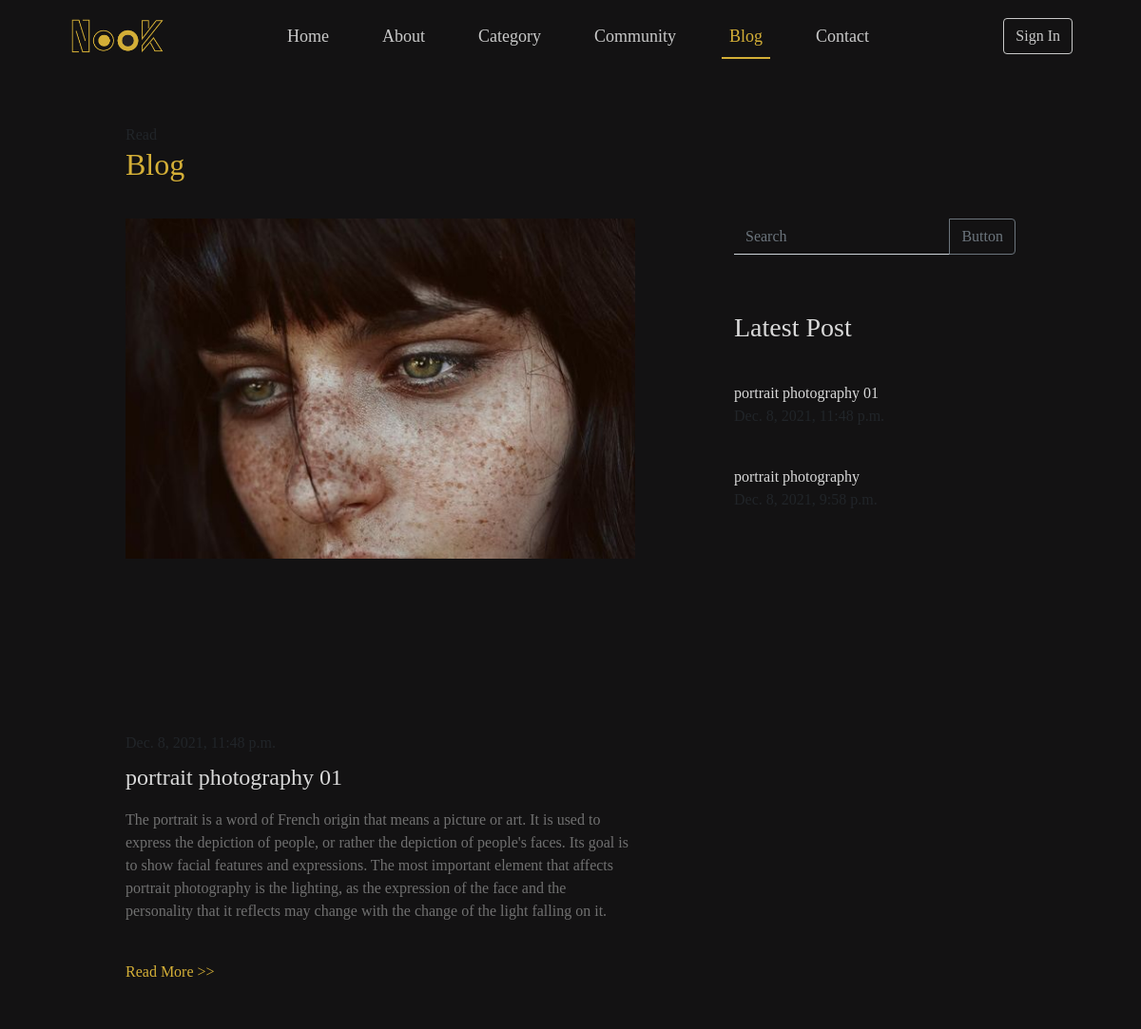
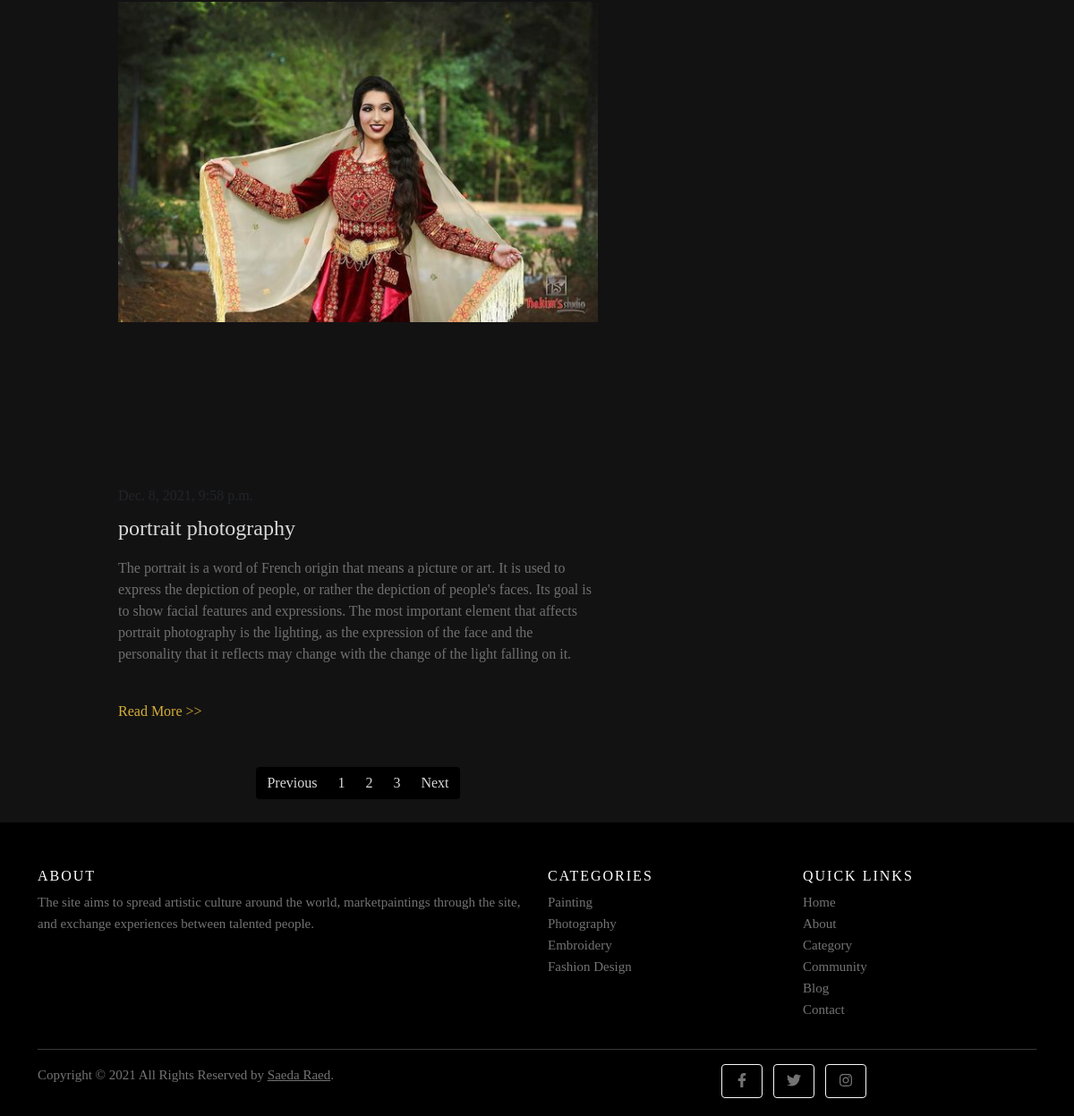
Page /blog on the committed database (2 pictures, top to bottom).
### pages/models.py (models this page shows, shortened)
class Blog(models.Model):
    title = models.CharField(max_length=100, blank=True, null=True)
    content = models.TextField(blank=True, null=True)
    date = models.DateTimeField(default=timezone.now, blank=True, null=True)
    photo = models.ImageField(upload_to='blog', blank=True, null=True)
    user = models.ForeignKey(User, on_delete=models.CASCADE, related_name='bloguser', blank=True, null=True)
    class Meta:
        ordering = ('-date',)

class Category(models.Model):
    name = models.CharField(max_length=150)
    description = models.TextField(blank=True, null=True)
    photo = models.ImageField(upload_to='category', blank=True, null=True)

### pages/views.py (the view)
# urls.py: path('blog', views.blog, name='blog'),
def blog(request):
    if request.user.is_authenticated:
        user = User.objects.get(username=request.user.username)
        userprofile = UserProfile.objects.get(user = user)
    else:
        userprofile = ''
    allblog = Blog.objects.all()
    context = {
        'title': 'nook | Blog',
        'category': Category.objects.all(),
        'userprofile': userprofile,
        'allblog': allblog
    }
    return render(request, 'pages/blog.html', context)

### templates/pages/blog.html (shortened to what this page needs)
{% extends 'base.html' %}
{% load static %}
{% block body %}
<div class="blog mt-5">
    <div class="row">
        <span>Read</span>
        <h2>Blog</h2>
        <div class="col-lg-7">
            {% for blog in allblog %}
                <div class="sec">
                    <div class="image">
                        <a href="{% url 'blogdetails' blog.pk %}"> <img src="{{blog.photo.url}}" alt=""> </a>
                    </div>
                        <span>{{blog.date}}</span>
                    <h4>{{blog.title}}</h4>
                    <p>{{blog.content}}</p>
                    <br>
                    <a href="{% url 'blogdetails' blog.pk %}">Read More >></a>
                </div>
            {% endfor %}
            <div class="pagin ">
                <nav aria-label="..." style="margin: 0 auto;">
                    <ul class="pagination">
                        <li class="page-item ">
                            <a class="page-link" href="#" tabindex="-1" aria-disabled="true">Previous</a>
                        </li>
                        <li class="page-item"><a class="page-link" href="#">1</a></li>
                        <li class="page-item " aria-current="page">
                            <a class="page-link" href="#">2</a>
                        </li>
                        <li class="page-item"><a class="page-link" href="#">3</a></li>
                        <li class="page-item">
                            <a class="page-link" href="#">Next</a>
                        </li>
                    </ul>
                </nav>
            </div>
        </div>
        <div class="col-lg-4 lat">
            <div class="input-group mb-3">
                <input type="text" class="form-control" placeholder="Search" aria-label="Recipient's username"
                    aria-describedby="button-addon2">
                <button class="btn btn-outline-secondary" type="button" id="button-addon2">Button</button>
            </div>
            <div class="latest">
                <h3>
                    Latest Post
                </h3>
                {% for blog in allblog %}
                    <div>
                        <a href="{% url 'blogdetails' blog.pk %}">{{blog.title}}</a>
                        <span>{{blog.date}}</span>
                    </div>
                {% endfor %}
            </div>
        </div>
    </div>
</div>
{% endblock %}

### templates/parts/footer.html
{% load static %}
<footer class="site-footer">
    <div class="container">
        <div class="row">
            <div class="col-sm-12 col-md-6" data-aos="fade-right">
                <h6>About</h6>
                <p class="text-justify">The site aims to spread artistic culture
                    around the world, marketpaintings
                    through the site, and exchange
                    experiences between talented people.</p>
            </div>
            <div class="col-xs-6 col-md-3" data-aos="fade-down">
                <h6>Categories</h6>
                <ul class="footer-links">
                    {% for cat in category %}
                        <li><a href="#">{{cat.name|title}}</a></li>
                    {% endfor %}
                </ul>
            </div>
            <div class="col-xs-6 col-md-3" data-aos="fade-down">
                <h6>Quick Links</h6>
                <ul class="footer-links">
                    <li><a href="{% url 'index' %}">Home</a></li>
                    <li><a href="{% url 'about' %}">About</a></li>
                    <li><a href="{% url 'category' %}">Category</a></li>
                    <li><a href="{% url 'community' %}">Community</a></li>
                    <li><a href="{% url 'blog' %}">Blog</a></li>
                    <li><a href="{% url 'contact' %}">Contact</a></li>
                </ul>
            </div>
        </div>
        <hr>
    </div>
    <div class="container">
        <div class="row">
            <div class="col-md-8 col-sm-6 col-xs-12">
                <p class="copyright-text">Copyright &copy; 2021 All Rights Reserved by
                    <a href="#">Saeda Raed</a>.
                </p>
            </div>
            <div class="col-md-4 col-sm-6 col-xs-12">
                <div class="iconSocial">
                    <a class="btn btn-outline-light btn-social mx-1" href="#!"><i class="fab fa-fw fa-facebook-f"></i></a>
                    <a class="btn btn-outline-light btn-social mx-1" href="#!"><i class="fab fa-fw fa-twitter"></i></a>
                    <a class="btn btn-outline-light btn-social mx-1" href="#!"><i class="fab fa-fw fa-instagram"></i></a>
                </div>
            </div>
        </div>
    </div>
</footer>

### static/css/main.css (style rules this page uses)
* { -webkit-box-sizing: border-box; -moz-box-sizing: border-box; -o-box-sizing: border-box; box-sizing: border-box; }
body { background-color: #131213 !important; font-family: Roboto Slab !important; top: 0; left: 0; }
.site-footer { background-color:#000; padding:45px 0 20px; font-size:15px; line-height:24px; color:#737373; }
.site-footer hr { border-top-color:#bbb; opacity:0.5 }
.site-footer h6 { color:#fff; font-size:16px; text-transform:uppercase; margin-top:5px; letter-spacing:2px }
.site-footer a { color:#737373; }
.footer-links { padding-left:0; list-style:none }
.footer-links li { display:block }
.footer-links a { text-decoration: none; color:#737373 }
.copyright-text { margin:0 }
.blog .row { width: 80%; margin: 50px auto 10px auto; display: flex; justify-content: space-between; }
.blog .row h2 { color: #D4AF37; }
.blog .row .sec { margin: 30px 0px 50px 0px; }
.blog .row .sec .image { width: 100%; height: 65vh; overflow: hidden; margin-bottom: 20px; background-size: cover !important; }
.blog .row .sec .image img { width: 100%; transition: .3s; background-size: contain !important; }
.blog .row .sec h4 { color:#D9D9D9 ; padding: 10px 0px; }
.blog .row .sec p { color:#707070 ; }
.blog .row .sec a { text-decoration: none; color:#D4AF37 ; }
.blog .pagin { width: 100%; display: flex; margin-top: 40px; }
.blog .pagin nav { margin: 0 auto; }
.blog .pagin nav li { border: none; }
.blog .pagin nav li a { background-color: #000; color: #D9D9D9; border: none; }
.blog .input-group { margin-top: 30px; }
.blog .input-group input { background-color: transparent; border-top: none; border-left: none; border-right: none; border-radius: 0; }
.blog .row .latest { margin-top: 60px; }
.blog .row .latest h3 { color: #d9d9d9; }
.blog .row .latest div { display: flex; flex-direction: column; margin: 20px 0px; }
.blog .row .latest a { color:#d9d9d9; text-decoration: none; margin-top: 20px; }

### rows in the picture
Blog: photo (picture), title "portrait photography 01", content "The portrait is a word of French origin that means a picture or art. It is used to express the depiction of people, or rather the depiction of people's faces. Its goal is to show facial features and expressions. The most important element that affects portrait photography is the lighting, as the expression of the face and the personality that it reflects may change with the change of the light falling on it."
Blog: photo (picture), title "portrait photography", content "The portrait is a word of French origin that means a picture or art. It is used to express the depiction of people, or rather the depiction of people's faces. Its goal is to show facial features and expressions. The most important element that affects portrait photography is the lighting, as the expression of the face and the personality that it reflects may change with the change of the light falling on it."
Category: name "Painting"
Category: name "Photography"
Category: name "Embroidery"
Category: name "Fashion Design"
